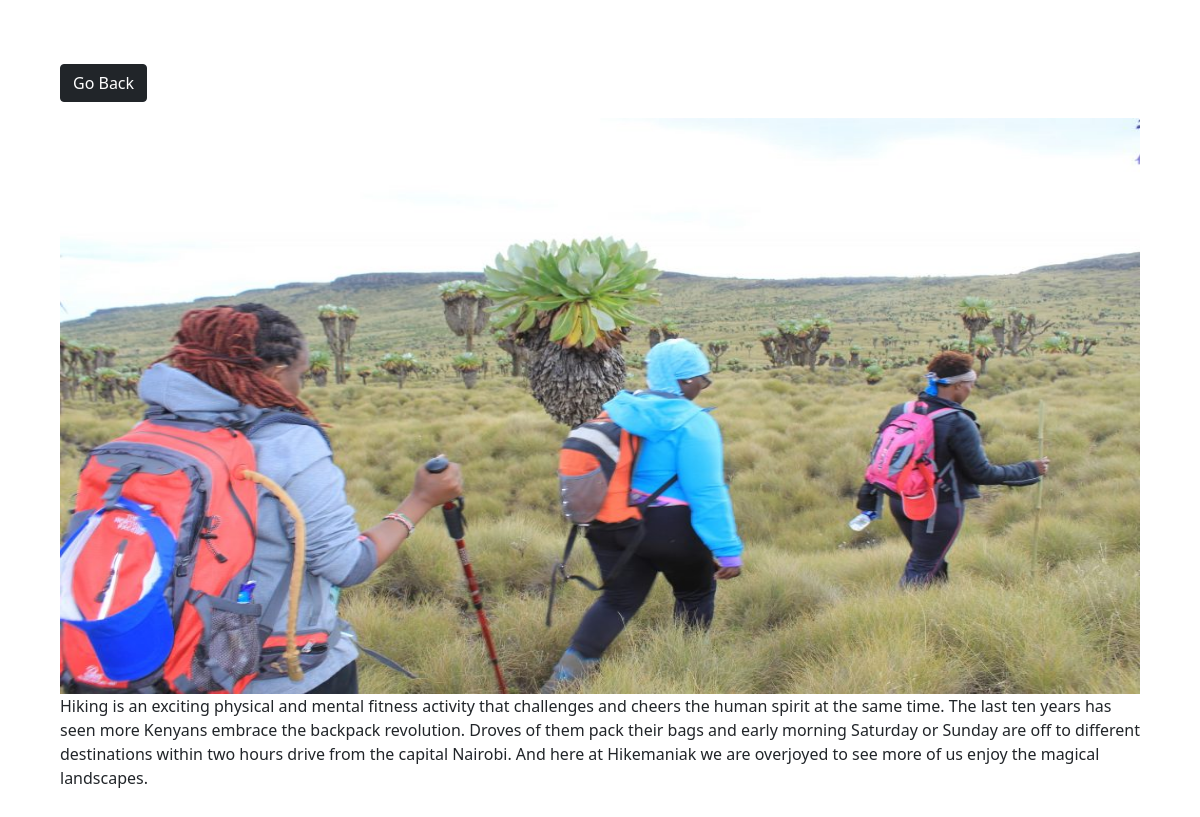
The page /photo/18/ on the database its author committed.
### photos/models.py (models this page shows, shortened)
class Photo(models.Model):
    category = models.ForeignKey(Category,on_delete=models.SET_NULL,null=True,blank=True)
    image = models.ImageField(null=False, blank=False)
    description = models.TextField(max_length=500,null=False, blank=False)

### photos/views.py (the view)
# urls.py: path('photo/<str:pk>/',views.viewPhoto,name='photo'),
def viewPhoto(request,pk):
    photo = Photo.objects.get(id=pk)
    return render(request, 'photos/photo.html',{'photo':photo})

### photos/templates/photos/photo.html (shortened to what this page needs)
<!DOCTYPE html>
<html lang="en">
<head>
    <link href="https://cdn.jsdelivr.net/npm/bootstrap@5.0.2/dist/css/bootstrap.min.css" rel="stylesheet">
</head>
<body class="m-5">
    <div class="container">
        <div class="row justify-content-center">
            <div class="col">
                <a class="btn btn-dark my-3" href="{% url 'gallery' %}">Go Back</a>
                <div style="height: 90vh;">
                    <img style="max-width: 100%;max-height: 80%;" src="{{ photo.image.url}}" class="card-img-top" alt="...">
                    <p>{{ photo.description }}</p>
                </div>
            </div>
        </div>
    </div>
</body>
</html>

### rows shown on the page
Photo: image (picture), description "Hiking is an exciting physical and mental fitness activity that challenges and cheers the human spirit at the same time. The last ten years has seen more Kenyans embrace the backpack revolution. Droves of them pack their bags and early morning Saturday or Sunday are off to different destinations within two hours drive from the capital Nairobi. And here at Hikemaniak we are overjoyed to see more of us enjoy the magical landscapes."
